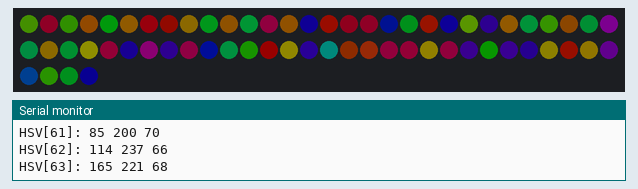
The sketch below on a simulated Arduino Uno, built with avr-gcc and run on an emulated ATmega328P. On the bench: 64 RGB LEDs in strip order, left to right, continuing on the next row, the last lines printed to the serial monitor. Dim RGB values are drawn brighter than linear; random numbers use the default seed unless the sketch sets one.

Above: at 2.2 s.
At 8.2 s:
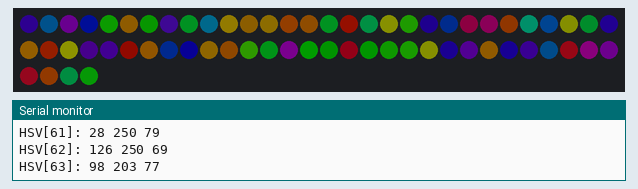
At 12.2 s:
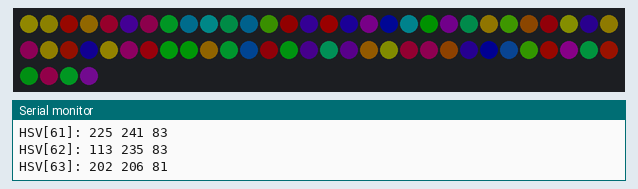
At 20.2 s:
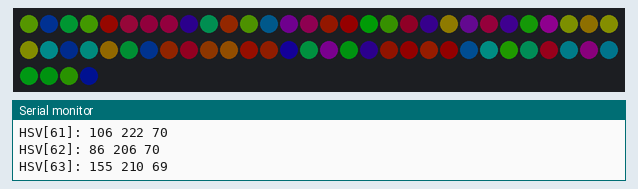
At 28.2 s:
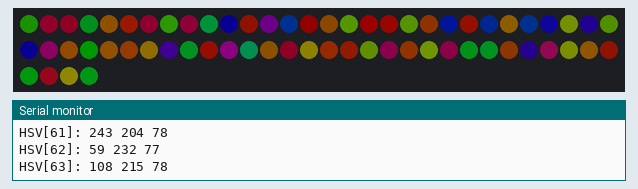
At 38.2 s:
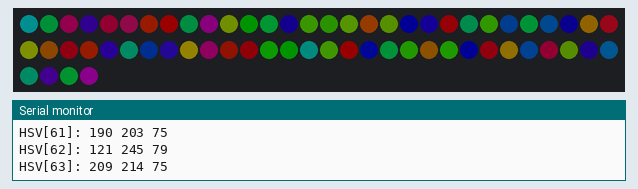

Measured:
- what the display in image 0 shows lasts 2.0 s, from 2.1 s to 4.1 s

The sketch:

HSV_Colors.ino
```cpp
#include "FastLED.h"
#define DATA_PIN   8
#define NUM_LEDS   64

CRGB leds[NUM_LEDS];
CHSV hsv[NUM_LEDS];

void setup() {
 Serial.begin(115200);
 FastLED.addLeds<WS2812B, DATA_PIN, GRB>(leds, NUM_LEDS).setCorrection(TypicalLEDStrip);
 FastLED.setBrightness(255);
 FastLED.clear();
}


void loop(){

 HSV_Colors();

}

void HSV_Colors(){
  EVERY_N_SECONDS(2){
    for(uint8_t i=0; i < NUM_LEDS; i++){
      hsv[i].h = random8();
      hsv[i].s = random8(200,256);
      hsv[i].v = random8(64,85);
      leds[i]  = CHSV(hsv[i].h, hsv[i].s, hsv[i].v);

      Serial.print("HSV["); Serial.print(i);
      Serial.print("]: "); Serial.print(hsv[i].h);
      Serial.print(" "); Serial.print(hsv[i].s);
      Serial.print(" "); Serial.println(hsv[i].v);
    }
    FastLED.show();
  }
}
```
